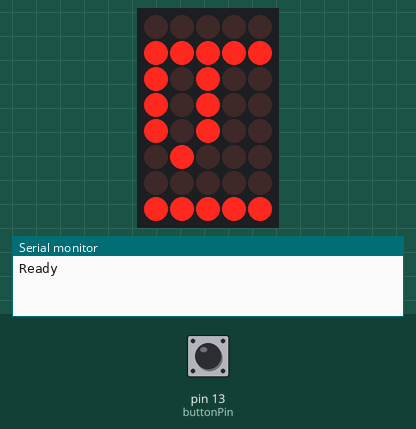
The sketch below on a simulated Arduino Uno, built with avr-gcc and run on an emulated ATmega328P. On the bench: 5×8 LED matrix, the last lines printed to the serial monitor. Wiring (inferred from the names in the program): LED matrix (orientation assumed): rows A0, pin 3, pin 5, pin 7, pin 9, pin 10, pin 11, pin 12; columns pin 8, pin 6, pin 4, pin 2, A1. The inputs (shaded band) are chosen by the test bench; at power-on: pin 13 (buttonPin) LOW.

Above: at 1.2 s.
1.3 s: pin 13 (buttonPin) pulled HIGH for 0.15 s
At 1.9 s:
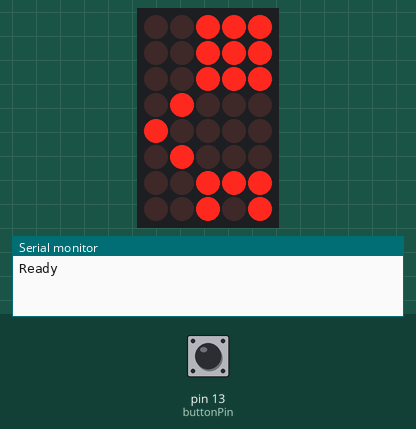
2.0 s: pin 13 (buttonPin) pulled HIGH for 1 s
4.5 s: pin 13 (buttonPin) pulled HIGH for 0.15 s
At 5.9 s:
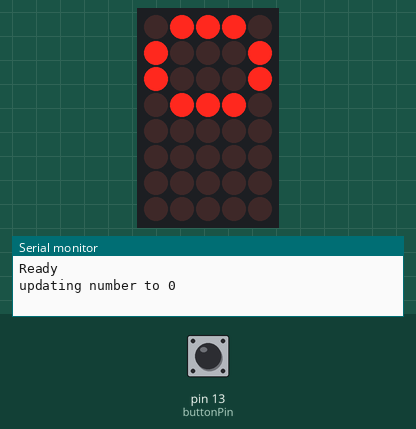
6.2 s: pin 13 (buttonPin) pulled HIGH for 3.2 s
At 10.4 s:
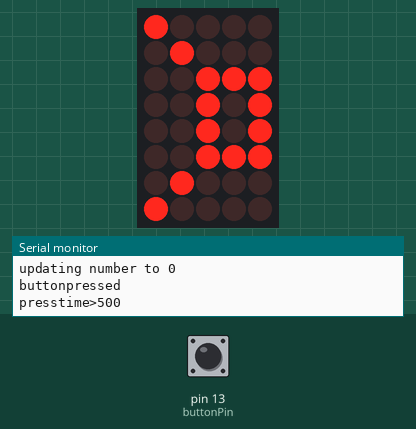
10.9 s: pin 13 (buttonPin) pulsed HIGH 5 times (0.12 s each, 0.3 s apart)
At 13.5 s:
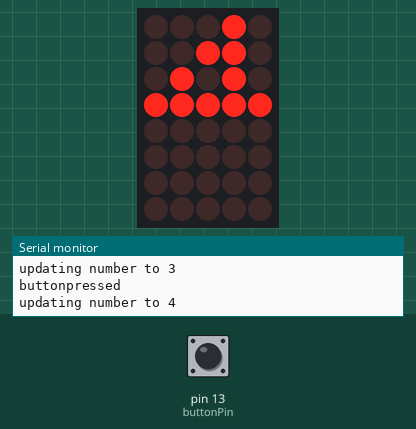
13.9 s: pin 13 (buttonPin) pulled HIGH for 0.15 s
At 14.6 s:
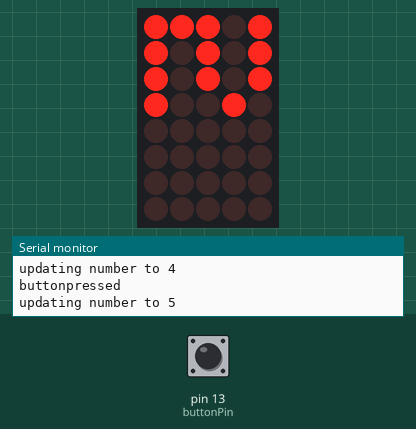
Timing chart, 0 to 16.7 s (numbered marks = the images above; inputs shaded):
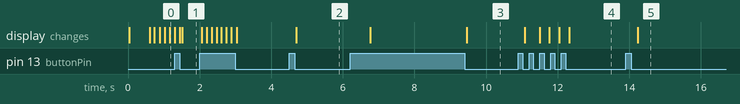

Measured:
- after the input at 1.3 s, the display: first differs from a run without the input after 0.22 s (image 1)
- after the input at 4.5 s, the display: changes after 0.20 s (image 2)
- after the input at 6.2 s, the display: first changes after 0.56 s (image 3 shows a later state)
- after the input at 10.9 s, the display: first changes after 0.18 s (image 4 shows a later state)
- after the input at 13.9 s, the display: changes after 0.34 s (image 5)

The sketch:

Spliduino.pde
```cpp
// (licence header left out)
#include <stdlib.h>
#include <avr/pgmspace.h>

void * operator new(size_t size)
{
  return malloc(size);
}


void operator delete(void * ptr)
{
  free(ptr);
}


int buttonPin=13;

int rowPins[]={8,6,4,2,A1};
int colPins[]={A0,3,5,7,9,10,11,12};


#define MIN(x,y) ((x<y)?(x):(y))
#define MAX(x,y) ((x>y)?(x):(y))

#define NROWS 5
#define NCOLS 8

#define SHOWMIT   0
#define SHOWALBERTATMIT 1
#define SHOWEACHLED  2
#define SHOWMODE  SHOWALBERTATMIT


//BITMAP LIBRARY:

class Bitmap{
  char *bmp;
  int wBmp;
  int hBmp;
  int nofree;
  int curx;


  void recreate(int _wBmp,int _hBmp)
  {
    if(!nofree)
      free(bmp);

    wBmp=_wBmp;
    hBmp=_hBmp;
    bmp=(char*)malloc(_wBmp*_hBmp);
    for(int i=0;i<wBmp*hBmp;i++)
      bmp[i]=0;

    nofree=0;
  }


  public:


  Bitmap(int _wBmp,int _hBmp){

    nofree=1;
    recreate(_wBmp,_hBmp);

  }
  ~Bitmap(){
    if(!nofree)
      free(bmp);
  }
  Bitmap(int _wBmp,int _hBmp,char *_bmp){
    bmp=_bmp;
    wBmp=_wBmp;
    hBmp=_hBmp;
    nofree=1;
  }

  void clear(){
     for(int i=0;i<wBmp*hBmp;i++)
      bmp[i]=0;
  }

  int getPixel(int x,int y){
    if(x>=wBmp || y>=hBmp || x<0 || y<0)
      return 0;

    return bmp[y*wBmp+x];
  }

  void setPixel(int x,int y,int value){
    if(x>=wBmp || y>=hBmp || x<0 || y<0)
      return ;

    bmp[y*wBmp+x]=value;
  }

  void drawToBitmap(Bitmap* dest,int dstx,int dsty,int srcx=0,int srcy=0,int srcw=-1,int srch=-1)
  {

     if(srcw==-1)
       srcw=wBmp-srcx;
     if(srch==-1)
       srch=hBmp-srch;

     for(int drawy=0;drawy<srch;drawy++)
       for(int drawx=0;drawx<srcw;drawx++)
         dest->setPixel(dstx+drawx,dsty+drawy,this->getPixel(srcx+drawx,srcy+drawy));
  }

  void drawToBitmapExpand(Bitmap *dest,int dstx,int dsty,int srcx=0,int srcy=0,int srcw=-1,int srch=-1)
  {

    if(srcw==-1)
       srcw=wBmp-srcx;
     if(srch==-1)
       srch=hBmp-srch;

    int olddestWidth=dest->getWidth();
    int olddestHeight=dest->getHeight();
    int newReqWidth=dstx+srcw;
    int newReqHeight=dsty+srch;

    if(newReqWidth>olddestWidth || newReqHeight>olddestHeight)
    { //need to expand!
       int newDestWidth=MAX(olddestWidth,newReqWidth);
       int newDestHeight=MAX(olddestHeight,newReqHeight);
       dest->nofree=1; //take over the old dest bmp
       char *oldDestBitmapData=dest->bmp;
       dest->recreate(newDestWidth,newDestHeight);
       Bitmap tmpOldDestBitmap(olddestWidth,olddestHeight,oldDestBitmapData);
       tmpOldDestBitmap.drawToBitmap(dest,0,0);
       free( oldDestBitmapData); //free old dest bmp data


    }

     //now draw this bitmap
    this->drawToBitmap(dest,dstx,dsty,srcx,srcy,srcw,srch);
  }

  int getWidth()
  {
    return wBmp;
  }

  int getHeight()
  {
    return hBmp;
  }

  void drawToDisplay(int startx,int starty,int widthDraw,int heightDraw,int displayWidth,int displayHeight,int *rowPins,int *colPins)
  {

    if(widthDraw<0)
      widthDraw=wBmp;
    if(heightDraw<0)
     heightDraw=hBmp;
   int boundDrawWidth=MIN(startx+widthDraw,wBmp);
   int boundDrawHeight=MIN(starty+heightDraw,hBmp);

   //clear the display first

   for(int drawY=0;drawY<displayHeight;drawY++)
   {
      digitalWrite(rowPins[drawY],HIGH);

   }

   for(int drawX=0;drawX<displayWidth;drawX++)
   {
      digitalWrite(colPins[drawX],LOW);
   }


   int curBmpY=starty;

   for(int drawY=0;drawY<displayHeight;drawY++)
   {

     //is this drawY requesting already out of bound data?
     if(curBmpY>=boundDrawHeight)
        continue;


     int curBmpX=startx;
     for(int drawX=0;drawX<displayWidth;drawX++)
     {
        if(curBmpX>=boundDrawWidth)
          continue;

        //here it's safe to retrieve data
        int curPixel=bmp[curBmpY*wBmp+curBmpX];
        if(curPixel)
          digitalWrite(colPins[drawX],HIGH);
        else
          digitalWrite(colPins[drawX],LOW);

        curBmpX++;
      }

     digitalWrite(rowPins[drawY],LOW);  //unmask the row


     delay(1); //about 1/1000 frames per second?
     digitalWrite(rowPins[drawY],HIGH);

     curBmpY++;
   }
   }


};


char A5x5[]={
  0,0,1,0,0,
  0,1,0,1,0,
  1,1,1,1,1,
  1,0,0,0,1,
  1,0,0,0,1
};

char _1[]={
  0,1,0,
  1,1,0,
  0,1,0,
  0,1,0,
  1,1,1
};

char _2[]={
  0,1,1,0,
  1,0,0,1,
  0,0,1,0,
  0,1,0,0,
  1,1,1,1

};

char _3[]={
  0,1,1,0,
  1,0,0,1,
  0,0,1,0,
  1,0,0,1,
  0,1,1,0

};

char _4[]={
  0,0,0,1,
  0,0,1,1,
  0,1,0,1,
  1,1,1,1,
  0,0,0,1

};

char _5[]={
   1,1,1,1,
   1,0,0,0,
   1,1,1,0,
   0,0,0,1,
   1,1,1,0
};

char _6[]={
  0,0,1,1,
  0,1,0,0,
  1,1,1,0,
  1,0,0,1,
  0,1,1,0

};

char _7[]={
  1,1,1,1,
  0,0,0,1,
  0,0,1,0,
  0,0,1,0,
  0,1,0,0
};

char _8[]={
  0,1,1,0,
  1,0,0,1,
  0,1,1,0,
  1,0,0,1,
  0,1,1,0
};

char _9[]={
  0,1,1,0,
  1,0,0,1,
  0,1,1,1,
  0,0,1,0,
  0,1,0,0
};

char _0[]={
  0,1,1,0,
  1,0,0,1,
  1,0,0,1,
  1,0,0,1,
  0,1,1,0

};

char L5x4[]={
  1,0,0,0,
  1,0,0,0,
  1,0,0,0,
 1,0,0,0,
  1,1,1,1
};

char B5x5[]={
  1,1,1,1,0,
  1,0,0,0,1,
  1,1,1,1,0,
  1,0,0,0,1,
  1,1,1,1,0
};

char E5x5[]={
  1,1,1,1,1,
  1,0,0,0,0,
  1,1,1,1,1,
  1,0,0,0,0,
  1,1,1,1,1
};

char R5x5[]={
  1,1,1,1,0,
  1,0,0,0,1,
  1,1,1,1,0,
  1,0,0,1,0,
  1,0,0,0,1

};

char T5x5[]={
  1,1,1,1,1,
  0,0,1,0,0,
  0,0,1,0,0,
  0,0,1,0,0,
  0,0,1,0,0
};

char At5x5[]={
  1,1,1,1,1,
  1,0,1,0,1,
  1,0,1,1,1,
  1,0,0,0,0,
  1,1,1,1,1
};

char M5x5[]={
  1,0,0,0,1,
  1,1,0,1,1,
  1,0,1,0,1,
  1,0,0,0,1,
  1,0,0,0,1
};

char S5x5[]={
  0,1,1,1,1,
  1,0,0,0,0,
  0,1,1,1,0,
  0,0,0,0,1,
  1,1,1,1,0
};

char P5x5[]={
  1,1,1,1,0,
  1,0,0,0,1,
  1,1,1,1,0,
  1,0,0,0,0,
  1,0,0,0,0
};

char D5x5[]={
  1,1,1,0,0,
  1,0,0,1,0,
  1,0,0,0,1,
  1,0,0,1,0,
  1,1,1,0,0
};
char C5x5[]={
  0,1,1,1,0,
  1,0,0,0,1,
  1,0,0,0,0,
  1,0,0,0,1,
  0,1,1,1,0
};

char N5x5[]={
  1,0,0,0,1,
  1,1,0,0,1,
  1,0,1,0,1,
  1,0,0,1,1,
  1,0,0,0,1
};

char G5x5[]={
  0,1,1,1,1,
  1,0,0,0,0,
  1,0,1,1,1,
  1,0,0,1,0,
  0,1,1,1,0
};

char I5x5[]={
  0,1,1,1,0,
  0,0,1,0,0,
  0,0,1,0,0,
  0,0,1,0,0,
  0,1,1,1,0
};

char I5x3[]={
  1,1,1,
  0,1,0,
  0,1,0,
  0,1,0,
  1,1,1,
};

char eq5x4[]={
  0,0,0,0,
  1,1,1,1,
  0,0,0,0,
  1,1,1,1,
  0,0,0,0

};

char dot[]={
  0,0,0,
  0,0,0,
  0,0,0,
  0,0,0,
  0,1,0
};

char psi[]={
  1,0,1,0,1,
  1,0,1,0,1,
  0,1,1,1,1,
  0,0,1,0,0,
  0,1,1,1,0

};

Bitmap eqbm(4,5,(char*)eq5x4);
Bitmap dotbm(3,5,(char*)dot);
Bitmap psibm(5,5,(char*)psi);

char Unknown5x5[]={
  1,1,1,1,1,
  1,1,0,1,1,
  1,0,1,0,1,
  1,1,0,1,1,
  1,1,1,1,1
};

char SE5x16[]={
 0,0,0,0,1,0,0,0,0,0,0,1,0,0,0,0,
 0,0,0,1,0,1,0,0,0,0,1,0,1,0,0,0,
 1,1,1,0,0,0,1,1,1,1,0,0,0,1,1,1,
 1,1,1,0,0,0,1,0,0,1,0,0,0,1,1,1,
 1,1,1,0,0,0,1,1,1,1,0,0,0,1,1,1
};

char ExE[]={

 1,1,1,0,0,0,1,1,1,1,0,0,0,1,1,1,
 1,1,1,0,0,0,1,0,0,1,0,0,0,1,1,1,
 1,1,1,0,0,0,1,1,1,1,0,0,0,1,1,1,
 0,0,0,1,1,0,0,0,0,0,0,1,1,0,0,0,
 0,0,0,0,0,1,1,1,1,1,1,0,0,0,0,0
};


Bitmap A5x5bm(5,5,(char*)A5x5);
Bitmap L4x5bm(4,5,(char*)L5x4);
Bitmap B5x5bm(5,5,(char*)B5x5);
Bitmap E5x5bm(5,5,(char*)E5x5);
Bitmap R5x5bm(5,5,(char*)R5x5);
Bitmap T5x5bm(5,5,(char*)T5x5);
Bitmap At5x5bm(5,5,(char*)At5x5);
Bitmap M5x5bm(5,5,(char*)M5x5);
Bitmap I5x5bm(5,5,(char*)I5x5);
Bitmap I3x5bm(3,5,(char*)I5x3);
Bitmap S5x5bm(5,5,(char*)S5x5);
Bitmap P5x5bm(5,5,(char*)P5x5);
Bitmap D5x5bm(5,5,(char*)D5x5);
Bitmap C5x5bm(5,5,(char*)C5x5);
Bitmap N5x5bm(5,5,(char*)N5x5);
Bitmap G5x5bm(5,5,(char*)G5x5);
Bitmap Unknown5x5bm(5,5,(char*)Unknown5x5);
Bitmap SEbm(16,5,(char*)SE5x16);
Bitmap ExEbm(16,5,(char*)ExE);


Bitmap _0bm(4,5,(char*)_0);
Bitmap _1bm(3,5,(char*)_1);
Bitmap _2bm(4,5,(char*)_2);
Bitmap _3bm(4,5,(char*)_3);
Bitmap _4bm(4,5,(char*)_4);
Bitmap _5bm(4,5,(char*)_5);
Bitmap _6bm(4,5,(char*)_6);
Bitmap _7bm(4,5,(char*)_7);
Bitmap _8bm(4,5,(char*)_8);
Bitmap _9bm(4,5,(char*)_9);

void updateDisplay(char *bmp,int startx,int starty,int widthDraw,int heightDraw,int wBmp,int hBmp)
{
   int displayWidth=8;
   int displayHeight=5;

   int boundDrawWidth=MIN(startx+widthDraw,wBmp);
   int boundDrawHeight=MIN(starty+heightDraw,hBmp);

   //clear the display first

   for(int drawY=0;drawY<displayHeight;drawY++)
   {
      digitalWrite(rowPins[drawY],HIGH);

   }

   for(int drawX=0;drawX<displayWidth;drawX++)
   {
      digitalWrite(colPins[drawX],LOW);
   }


   int curBmpY=starty;

   for(int drawY=0;drawY<displayHeight;drawY++)
   {

     //is this drawY requesting already out of bound data?
     if(curBmpY>=boundDrawHeight)
        continue;


     int curBmpX=startx;
     for(int drawX=0;drawX<displayWidth;drawX++)
     {
        if(curBmpX>=boundDrawWidth)
          continue;

        //here it's safe to retrieve data
        int curPixel=bmp[curBmpY*wBmp+curBmpX];
        if(curPixel)
          digitalWrite(colPins[drawX],HIGH);
        else
          digitalWrite(colPins[drawX],LOW);

        curBmpX++;
      }

     digitalWrite(rowPins[drawY],LOW);  //unmask the row


     delay(1); //about 1/1000 frames per second?
     digitalWrite(rowPins[drawY],HIGH);

     curBmpY++;
   }
}


char* createNewBmp(int w,int h){
  char*bmp= (char*)malloc(w*h);
  for(int i=0;i<w*h;i++)
    bmp[i]=0;
  return bmp;
}

void freeBmp(char* bmp){
  free(bmp);
}

void setPixel(char *bmp,int wBmp,int hBmp,int x,int y,char color){
   if(x>=wBmp || y>=hBmp){
     //out of bound not set
    return;
   }
   bmp[y*wBmp+x]=color;
}

void add5x5CharacterToBitmap(char* bmp,int wBmp,int hBmp,int pos,char character[][5],int spacer)
{
   int startx=(spacer+5)*pos;

   for(int y=0;y<5;y++)
     for(int x=0;x<5;x++)
      {
        setPixel(bmp,wBmp,hBmp,startx+x,y,character[y][x]);
      }

}

//SUBPROGRAMS

void showEachLED(){
  //set all row to high;

  for(int x=0;x<NROWS;x++)
    digitalWrite(rowPins[x],HIGH);


  for(int x=0;x<NROWS;x++)
  {
   //set row low
   digitalWrite(rowPins[x],LOW);
   for(int y=0;y<NCOLS;y++)
   {
      digitalWrite(colPins[y],HIGH);
      delay(10); //display for half a sec.
      digitalWrite(colPins[y],LOW);
   }

  //set row back to High
  digitalWrite(rowPins[x],HIGH);
  }
}

char MIT[]={
  1,0,1,0,1,1,1,1,
  1,1,1,0,1,0,1,0,
  1,0,1,0,1,0,1,0,
  1,0,1,0,1,0,1,0,
  1,0,1,0,1,0,1,0
};

char arrow[]={
  0,0,0,0,1,0,0,0,
  0,1,1,1,1,1,0,0,
  0,1,1,1,1,1,1,0,
  0,1,1,1,1,1,0,0,
  0,0,0,0,1,0,0,0
};


Bitmap arrowbm(8,5,(char*)arrow);


class BitmapPtr{
  public:
   Bitmap* ptr;

  void operator=(Bitmap* _ptr)
  {
    ptr=_ptr;
  }
  operator Bitmap*()
  {
    return ptr;
  }

  Bitmap* operator->(){
    return ptr;
  }

  BitmapPtr(){}
  ~BitmapPtr(){}
};

Bitmap& getCharBitmap(char c){
  switch(c){
   case 'A':
     return A5x5bm;
   case 'B':
     return B5x5bm;
   case 'L':
     return L4x5bm;
   case 'E':
     return E5x5bm;
   case 'R':
     return R5x5bm;
   case 'T':
      return T5x5bm;
    case '@':
      return At5x5bm;
    case 'M':
      return M5x5bm;
    case 'I':
     return I3x5bm;
    case 'S':
     return S5x5bm;
         case 'C':
     return C5x5bm;
         case 'N':
     return N5x5bm;
         case 'G':
     return G5x5bm;
         case 'P':
     return P5x5bm;
         case 'D':
     return D5x5bm;

    case '1':
      return _1bm;
    case '2':
     return _2bm;
     case '3':
      return _3bm;
      case '4':
      return _4bm;
      case '5':
      return _5bm;
      case '6':
      return _6bm;
      case '7':
      return _7bm;
      case '8':
      return _8bm;
      case '9':
      return _9bm;
      case '0':
      return _0bm;
      case '.':
       return dotbm;
       case 'p':
        return psibm;
        case '=':
        return eqbm;
   default:
     return Unknown5x5bm;
   }
}

void drawMessageToBitmap(void* dest,const char* msg,int startx,int starty,int spacer)
{

  int len=strlen(msg);

  Serial.println(len);
  int curx=startx;
  for(int i=0;i<len;i++)
  {
     char c=msg[i];
     Bitmap& charBitmap=getCharBitmap(c);
     charBitmap.drawToBitmapExpand((Bitmap*)dest,curx,starty);
     curx+=spacer+charBitmap.getWidth();
  }
}


class BitmapNode{
  public:

  BitmapNode* prev;
  BitmapNode* next;
  Bitmap* bitmap;
  int x;
  int y;
  int clipw;
  int cliph;
  BitmapNode(Bitmap* _bitmap,int _x,int _y,int _clipw=-1,int _cliph=-1):bitmap(_bitmap),prev(NULL),next(NULL),x(_x),y(_y),clipw(_clipw),cliph(_cliph){}
  bool isInDrawArea(){
    return true; //for now;
  }


};

class BitmapList{
  BitmapNode *head;
  BitmapNode *tail;
  int wBmp;
  int hBmp;
  public:
  BitmapList():head(NULL),tail(NULL),wBmp(0),hBmp(0){}
 ~BitmapList(){
   BitmapNode* curNode;
   curNode=head;
  while(curNode){
    BitmapNode* nextNode=curNode->next;
    delete curNode;
    curNode=nextNode;
  }
 }
 int getWidth(){
   return wBmp;
 }
 int getHeight(){
   return hBmp;
 }
  void appendBitmap(Bitmap* _bitmap,int _x,int _y,int _clipw=-1,int _cliph=-1)
  {

    BitmapNode *newBitmapNode=new BitmapNode(_bitmap,_x,_y,_clipw,_cliph);

    int newBitmapWidth=_bitmap->getWidth();
    int newBitmapHeight=_bitmap->getHeight();

    wBmp=MAX(_x+newBitmapWidth,wBmp);
    hBmp=MAX(_y+newBitmapHeight,hBmp);

    if(!head){
      //list is empty
      head=newBitmapNode;
      tail=head;
      return;
    }

    if(!head->next){
      //a one member list
      tail= newBitmapNode;
      tail->prev=head;
      head->next=tail;
      return;
    }


    BitmapNode *oldTail=tail;
    tail= newBitmapNode;
    tail->prev=oldTail;
    oldTail->next=tail;

  }


  void drawToBitmap(Bitmap* dest,int dstx,int dsty)
  {
     BitmapNode *cur=head;
     while(cur!=NULL)
     {
       if(cur->isInDrawArea())
         cur->bitmap->drawToBitmap(dest,dstx+cur->x,dsty+cur->y);
       cur=cur->next;
     }

  }
};

void drawMessageToBitmapList(void* _dest,const char* msg,int startx,int starty,int spacer)
{

  BitmapList *dest=(BitmapList*)_dest;

  int len=strlen(msg);

  //Serial.println(len);
  int curx=startx;
  for(int i=0;i<len;i++)
  {
     char c=msg[i];
     Bitmap& charBitmap=getCharBitmap(c);
     //charBitmap.drawToBitmapExpand((Bitmap*)dest,curx,starty);
     dest->appendBitmap(&charBitmap,curx,starty);
     curx+=spacer+charBitmap.getWidth();
  }
}

BitmapList* albertBitmap;
BitmapList* splidarSplash;
BitmapList* currentNumberBitmap=NULL;
BitmapList* result=NULL;

Bitmap *render;
void initAlbertBitmap()
{

   albertBitmap=new BitmapList();

  drawMessageToBitmapList(albertBitmap,"ALBERT@MIT@ALBERT",0,0,1);

  Serial.print("width=");
  Serial.println(albertBitmap->getWidth());
}

void initSplidarSplash()
{
  splidarSplash=new BitmapList();

  drawMessageToBitmapList(splidarSplash,"SPLICING",0,0,1);
}


//MAIN PROGRAM

void setup()
{
  for(int i=0;i<NROWS;i++)
    pinMode(rowPins[i],OUTPUT);

  for(int i=0;i<NCOLS;i++)
    pinMode(colPins[i],OUTPUT);
   Serial.begin(9600);
  Serial.println("Ready");

  initSplidarSplash();

  render=new Bitmap(NCOLS,NROWS);

  pinMode(buttonPin,INPUT);
}


int curDrawX=0;

#define LONGTIME 100
#define SHORTTIME 25

class ButtonHandler{
  private:
    int pin;
      int buttonN;
      int startMilli;
    public:
  ButtonHandler(int _pin){
     pin=_pin;
     buttonN=0;
     pinMode(pin,INPUT);
     startMilli=-1;
   }


 int getButtonOnTime(){
    if(startMilli<0){
      return -1;

    }
    return millis()-startMilli;
 }

  void resetButton(){
    startMilli=-1;
  }

  int buttonPressed(){ //button was pressed and released
    //return digitalRead(pin);
    int rea=digitalRead(pin);
    if(rea){
      buttonN++;
    }else{
      buttonN=0;
      //startMilli=-1;
    }

    if(buttonN==1){
       startMilli=millis();
    }

    if(startMilli>0 && buttonN==0){
      int timeElapsed=millis()-startMilli;
      startMilli=-1;
      return timeElapsed;
    }

    return -1;

  }


};

ButtonHandler button(buttonPin);


bool SplidarSplash()
{
    int loopTime=0;

    if(curDrawX==splidarSplash->getWidth()-NCOLS)
        loopTime=LONGTIME;

      else if(curDrawX==0 || curDrawX==splidarSplash->getWidth()-NCOLS+1)
      {
       curDrawX=0;
       loopTime=LONGTIME;
      }
      else
        loopTime=SHORTTIME;


    render->clear();
    splidarSplash->drawToBitmap(render,-curDrawX,0);

    for(int i=0;i<loopTime;i++){

       if(button.buttonPressed()>=0){
         curDrawX=0;
         return false;
       }
       render->drawToDisplay(0,0,-1,-1,NCOLS,NROWS,rowPins,colPins);
    }

    curDrawX++;

    return true;

}

int episode=0;

int UIJ=0;
int IE=0;
int DIJ=0;
int EJ=0;
double psivalue;
char buff[10];

bool showResult()
{
    int loopTime=0;

    if(!result)
    {
          result=new BitmapList();
    dtostrf(psivalue,3,3,buff);
    char buff2[50];
    sprintf(buff2,"p=%s",buff);
    Serial.print("write to LED:");
    Serial.println(buff2);
    drawMessageToBitmapList(result,buff2,0,0,1);

    }

    if(curDrawX==result->getWidth()-NCOLS)
        loopTime=LONGTIME;

      else if(curDrawX==0 || curDrawX==result->getWidth()-NCOLS+1)
      {
       curDrawX=0;
       loopTime=LONGTIME;
      }
      else
        loopTime=SHORTTIME;


    render->clear();
    result->drawToBitmap(render,-curDrawX,0);

    for(int i=0;i<loopTime;i++){

       if(button.buttonPressed()>=0){
         curDrawX=0;
         return false;
       }
       render->drawToDisplay(0,0,-1,-1,NCOLS,NROWS,rowPins,colPins);
    }

    curDrawX++;

    return true;

}


bool showSE()
{
    int loopTime=0;

    if(curDrawX==SEbm.getWidth()-NCOLS)
        loopTime=LONGTIME;

      else if(curDrawX==0 || curDrawX==SEbm.getWidth()-NCOLS+1)
      {
       curDrawX=0;
       loopTime=LONGTIME;
      }
      else
        loopTime=SHORTTIME;


    render->clear();
    SEbm.drawToBitmap(render,-curDrawX,0);

    for(int i=0;i<loopTime;i++){

       if(button.buttonPressed()>=0){
         curDrawX=0;
         return false;
       }
       render->drawToDisplay(0,0,-1,-1,NCOLS,NROWS,rowPins,colPins);
    }

    curDrawX++;

    return true;

}

bool showSE1()
{
    render->clear();
    SEbm.drawToBitmap(render,0,0);
    if(button.buttonPressed()>=0)
      return false;
    render->drawToDisplay(0,0,-1,-1,NCOLS,NROWS,rowPins,colPins);

}

bool showSE2()
{
    render->clear();
    SEbm.drawToBitmap(render,-4,0);
    if(button.buttonPressed()>=0)
      return false;
    render->drawToDisplay(0,0,-1,-1,NCOLS,NROWS,rowPins,colPins);

}

bool showSE3()
{
    render->clear();
    SEbm.drawToBitmap(render,-8,0);
    if(button.buttonPressed()>=0)
      return false;
    render->drawToDisplay(0,0,-1,-1,NCOLS,NROWS,rowPins,colPins);

}

bool showSE4()
{
    render->clear();
    ExEbm.drawToBitmap(render,-4,0);
    if(button.buttonPressed()>=0)
      return false;
    render->drawToDisplay(0,0,-1,-1,NCOLS,NROWS,rowPins,colPins);

}


int curNumber=0;

bool getNumber()
{

if(currentNumberBitmap==NULL){
   currentNumberBitmap=new BitmapList();
  sprintf(buff,"%d",curNumber);
  Serial.print("updating number to ");
  Serial.println(buff);
  drawMessageToBitmapList(currentNumberBitmap,buff,0,0,0);
  }


  int loopTime=0;

  if(currentNumberBitmap->getWidth()<NCOLS){
    curDrawX=0;
  }

  if(curDrawX==currentNumberBitmap->getWidth()-NCOLS)
        loopTime=SHORTTIME;

   else if(curDrawX==0 || curDrawX==currentNumberBitmap->getWidth()-NCOLS+1)
   {
       curDrawX=0;
       loopTime=SHORTTIME;
   }
   else
        loopTime=SHORTTIME;
  int pressTime;


  render->clear();
  currentNumberBitmap->drawToBitmap(render,-curDrawX,0);

   for(int i=0;i<loopTime;i++){
       pressTime=button.buttonPressed();

       if(button.getButtonOnTime()>500){
          render->clear();
          arrowbm.drawToBitmap(render,0,0);
          render->drawToDisplay(0,0,-1,-1,NCOLS,NROWS,rowPins,colPins);
       }

       if(pressTime>=0){


        Serial.println("buttonpressed");
        delete currentNumberBitmap;
        currentNumberBitmap=NULL;
         curDrawX=0;
        if(pressTime>500){
           Serial.println("presstime>500");
           return false;
         }

         curNumber++;


       }
       render->drawToDisplay(0,0,-1,-1,NCOLS,NROWS,rowPins,colPins);
    }

   curDrawX++;


   return true;
}


void loop()
{
  switch(episode){
    case 0:
    if (!SplidarSplash()){
      //button pressed exit this stage
      episode=1;
      delete splidarSplash;
    }
    break;
    case 1:
    if (!showSE()){
      episode=2;

    }
    break;
    case 2:
    if(!showSE1()){
      //currentNumberBitmap=NULL;
      episode=3;
    }
    break;
    case 3:

    if(!getNumber()){
      episode=4;
          UIJ=curNumber;
    curNumber=0;
    }


    break;
    case 4:
    if(!showSE2()){
      //currentNumberBitmap=NULL;
      episode=5;
    }
    break;

    case 5:

    if(!getNumber()){
      episode=6;
          IE=curNumber;
    curNumber=0;
    }


    break;

    case 6:
    if(!showSE3()){
      //currentNumberBitmap=NULL;
      episode=7;
    }
    break;

    case 7:

    if(!getNumber()){
      episode=8;
          DIJ=curNumber;
    curNumber=0;
    }


    break;
    case 8:
    if(!showSE4()){
      episode=9;
    }
   break;

    case 9:

    if(!getNumber()){
      episode=10;
          EJ=curNumber;
    curNumber=0;
    double ID=(IE+UIJ+DIJ);
    double ED=(EJ);
    psivalue=ID/(ID+ED);
    Serial.print("psi=");
    Serial.println(psivalue);
}


    break;

   case 10:
   showResult();

    default:
    break;
  }
}
```
